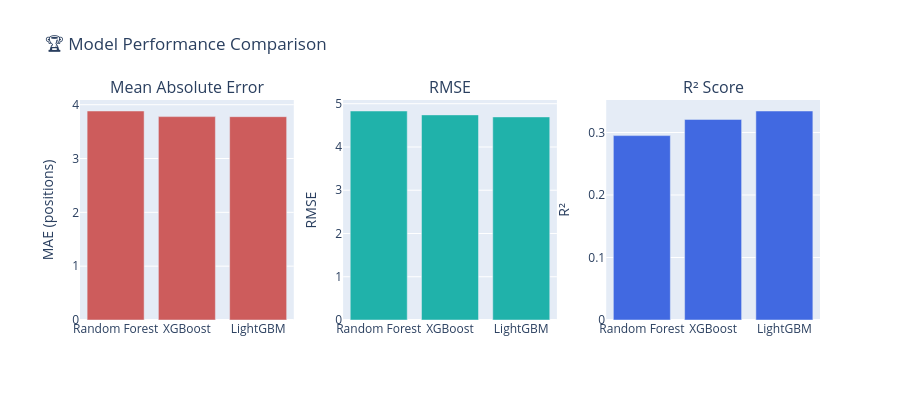

Notebook code cell kept with this figure:
### Code cell
# Visualize model comparison
fig = make_subplots(
    rows=1, cols=3,
    subplot_titles=('Mean Absolute Error', 'RMSE', 'R² Score')
)

# MAE
fig.add_trace(
    go.Bar(x=metrics_df['Model'], y=metrics_df['MAE'], name='MAE', marker_color='indianred'),
    row=1, col=1
)

# RMSE
fig.add_trace(
    go.Bar(x=metrics_df['Model'], y=metrics_df['RMSE'], name='RMSE', marker_color='lightseagreen'),
    row=1, col=2
)

# R²
fig.add_trace(
    go.Bar(x=metrics_df['Model'], y=metrics_df['R²'], name='R²', marker_color='royalblue'),
    row=1, col=3
)

fig.update_layout(
    title_text='🏆 Model Performance Comparison',
    showlegend=False,
    height=400
)

fig.update_yaxes(title_text='MAE (positions)', row=1, col=1)
fig.update_yaxes(title_text='RMSE', row=1, col=2)
fig.update_yaxes(title_text='R²', row=1, col=3)

fig.show()

### Figure 1 — Plotly figure (JSON) as saved in the notebook; plotly's stock layout.template omitted (floating-point values rounded to 4 significant figures)
{"data": [{"marker": {"color": "indianred"}, "name": "MAE", "type": "bar", "x": ["Random Forest", "XGBoost", "LightGBM"], "xaxis": "x", "y": [3.883, 3.779, 3.777], "yaxis": "y"}, {"marker": {"color": "lightseagreen"}, "name": "RMSE", "type": "bar", "x": ["Random Forest", "XGBoost", "LightGBM"], "xaxis": "x2", "y": [4.832, 4.742, 4.695], "yaxis": "y2"}, {"marker": {"color": "royalblue"}, "name": "R²", "type": "bar", "x": ["Random Forest", "XGBoost", "LightGBM"], "xaxis": "x3", "y": [0.295, 0.321, 0.3344], "yaxis": "y3"}], "layout": {"annotations": [{"font": {"size": 16}, "showarrow": false, "text": "Mean Absolute Error", "x": 0.1444, "xanchor": "center", "xref": "paper", "y": 1, "yanchor": "bottom", "yref": "paper"}, {"font": {"size": 16}, "showarrow": false, "text": "RMSE", "x": 0.5, "xanchor": "center", "xref": "paper", "y": 1, "yanchor": "bottom", "yref": "paper"}, {"font": {"size": 16}, "showarrow": false, "text": "R² Score", "x": 0.8556, "xanchor": "center", "xref": "paper", "y": 1, "yanchor": "bottom", "yref": "paper"}], "height": 400, "showlegend": false, "title": {"text": "🏆 Model Performance Comparison"}, "xaxis": {"anchor": "y", "domain": [0, 0.2889]}, "xaxis2": {"anchor": "y2", "domain": [0.3556, 0.6444]}, "xaxis3": {"anchor": "y3", "domain": [0.7111, 1]}, "yaxis": {"anchor": "x", "domain": [0, 1], "title": {"text": "MAE (positions)"}}, "yaxis2": {"anchor": "x2", "domain": [0, 1], "title": {"text": "RMSE"}}, "yaxis3": {"anchor": "x3", "domain": [0, 1], "title": {"text": "R²"}}}}
